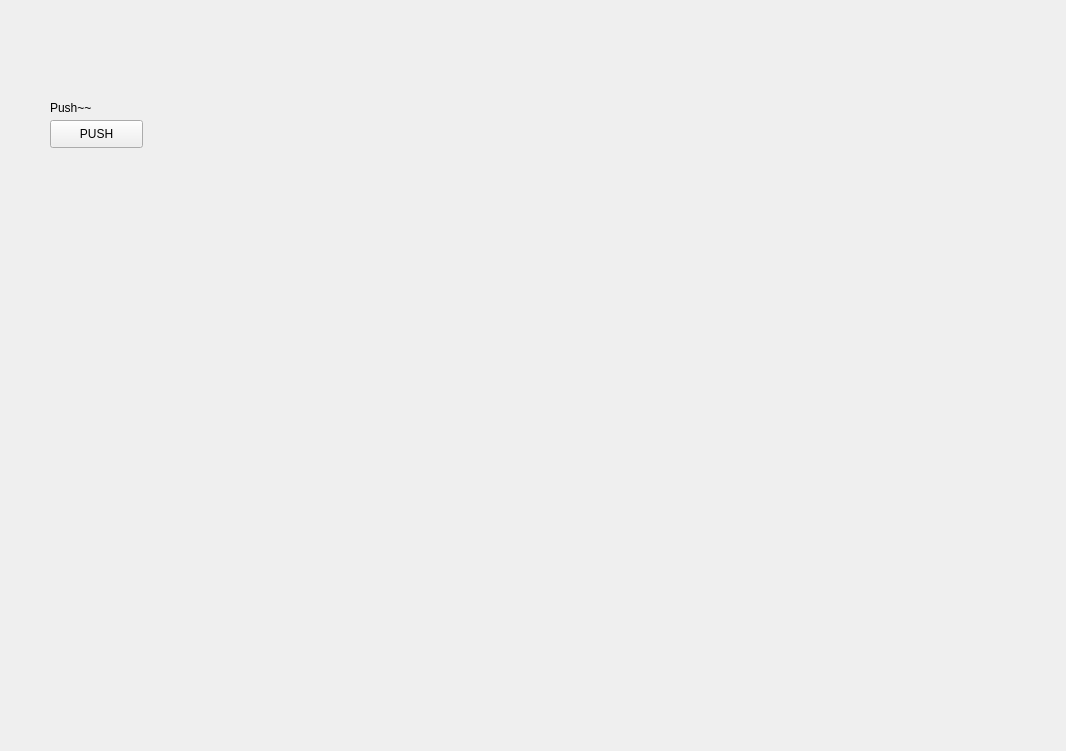
<?xml version="1.0" encoding="UTF-8"?>
<ui version="4.0">
 <class>Form</class>
 <widget class="QWidget" name="Form">
  <property name="geometry">
   <rect>
    <x>0</x>
    <y>0</y>
    <width>1066</width>
    <height>751</height>
   </rect>
  </property>
  <property name="windowTitle">
   <string>Form</string>
  </property>
  <widget class="QPushButton" name="pushButton">
   <property name="geometry">
    <rect>
     <x>50</x>
     <y>120</y>
     <width>93</width>
     <height>28</height>
    </rect>
   </property>
   <property name="text">
    <string>PUSH</string>
   </property>
  </widget>
  <widget class="QLabel" name="label">
   <property name="geometry">
    <rect>
     <x>50</x>
     <y>100</y>
     <width>64</width>
     <height>15</height>
    </rect>
   </property>
   <property name="text">
    <string>Push~~</string>
   </property>
  </widget>
 </widget>
 <resources/>
 <connections/>
</ui>
